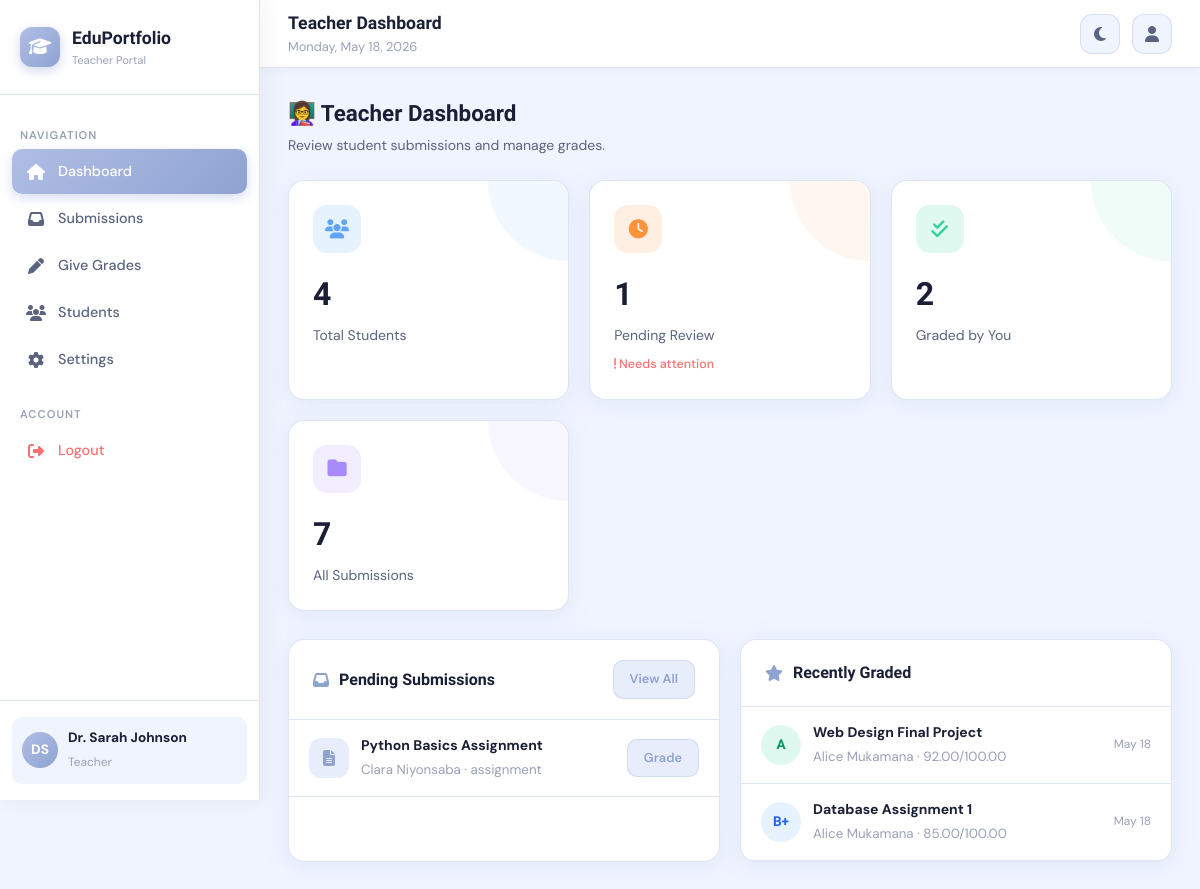
Page /pages/teacher/dashboard.php (signed in) on the committed database.
### tables this page shows
CREATE TABLE users (
    id INT AUTO_INCREMENT PRIMARY KEY,
    full_name VARCHAR(100) NOT NULL,
    email VARCHAR(100) UNIQUE NOT NULL,
    password VARCHAR(255) NOT NULL,
    role ENUM('student','teacher','admin') DEFAULT 'student',
    avatar VARCHAR(255) DEFAULT NULL,
    phone VARCHAR(20) DEFAULT NULL,
    bio TEXT DEFAULT NULL,
    department VARCHAR(100) DEFAULT NULL,
    grade_level VARCHAR(50) DEFAULT NULL,
    created_at TIMESTAMP DEFAULT CURRENT_TIMESTAMP,
    updated_at TIMESTAMP DEFAULT CURRENT_TIMESTAMP ON UPDATE CURRENT_TIMESTAMP
);

CREATE TABLE submissions (
    id INT AUTO_INCREMENT PRIMARY KEY,
    student_id INT NOT NULL,
    title VARCHAR(200) NOT NULL,
    description TEXT,
    type ENUM('assignment','project','certificate') DEFAULT 'assignment',
    subject VARCHAR(100),
    file_path VARCHAR(255),
    file_name VARCHAR(255),
    status ENUM('pending','reviewed','approved','rejected') DEFAULT 'pending',
    submitted_at TIMESTAMP DEFAULT CURRENT_TIMESTAMP,
    FOREIGN KEY (student_id) REFERENCES users(id) ON DELETE CASCADE
);

CREATE TABLE grades (
    id INT AUTO_INCREMENT PRIMARY KEY,
    submission_id INT NOT NULL,
    teacher_id INT NOT NULL,
    student_id INT NOT NULL,
    grade VARCHAR(10),
    score DECIMAL(5,2),
    max_score DECIMAL(5,2) DEFAULT 100,
    feedback TEXT,
    graded_at TIMESTAMP DEFAULT CURRENT_TIMESTAMP,
    FOREIGN KEY (submission_id) REFERENCES submissions(id) ON DELETE CASCADE,
    FOREIGN KEY (teacher_id) REFERENCES users(id),
    FOREIGN KEY (student_id) REFERENCES users(id)
);

### includes/config.php (called while the page is built, shortened)
<?php
function getDB() {
    static $pdo = null;
    if ($pdo === null) {
        try {
            $dsn = "mysql:host=" . DB_HOST . ";dbname=" . DB_NAME . ";charset=utf8mb4";
            $pdo = new PDO($dsn, DB_USER, DB_PASS, [
                PDO::ATTR_ERRMODE => PDO::ERRMODE_EXCEPTION,
                PDO::ATTR_DEFAULT_FETCH_MODE => PDO::FETCH_ASSOC,
            ]);
        } catch (PDOException $e) {
            die(json_encode(['error' => 'Database connection failed: ' . $e->getMessage()]));
        }
    }
    return $pdo;
}
function getCurrentUser() {
    $db = getDB();
    $stmt = $db->prepare("SELECT * FROM users WHERE id = ?");
    $stmt->execute([$_SESSION['user_id']]);
    return $stmt->fetch();
}
function clean($str) {
    return htmlspecialchars($str ?? '', ENT_QUOTES, 'UTF-8');
}
?>

### pages/teacher/dashboard.php (the view, shortened to what this page needs)
<?php
require_once '../../includes/config.php';
$db  = getDB();
$tid = $_SESSION['user_id'];
$totalStudents = $db->query("SELECT COUNT(*) FROM users WHERE role='student'")->fetchColumn();
$pendingSubs   = $db->query("SELECT COUNT(*) FROM submissions WHERE status='pending'")->fetchColumn();
$graded        = $db->prepare("SELECT COUNT(*) FROM grades WHERE teacher_id=?"); $graded->execute([$tid]); $totalGraded = $graded->fetchColumn();
$totalSubs     = $db->query("SELECT COUNT(*) FROM submissions")->fetchColumn();
$pending = $db->query("
    SELECT s.*, u.full_name as student_name, u.department
    FROM submissions s
    JOIN users u ON s.student_id = u.id
    WHERE s.status = 'pending'
    ORDER BY s.submitted_at DESC LIMIT 6")->fetchAll();
$recentGrades = $db->prepare("
    SELECT g.*, s.title, s.type, u.full_name as student_name
    FROM grades g
    JOIN submissions s ON g.submission_id = s.id
    JOIN users u ON g.student_id = u.id
    WHERE g.teacher_id = ?
    ORDER BY g.graded_at DESC LIMIT 5");
$recentGrades->execute([$tid]); $recentGrades = $recentGrades->fetchAll();
$pageTitle  = 'Teacher Dashboard';
$activePage = 'dashboard.php';
$baseUrl    = '../../';
require_once '../../includes/layout.php';
?>
<div class="page-header">
  <div>
    <h2>👩‍🏫 Teacher Dashboard</h2>
    <p>Review student submissions and manage grades.</p>
  </div>
</div>
<div class="stats-grid">
  <div class="stat-card blue">
    <div class="stat-icon"><i class="fas fa-users"></i></div>
    <h3><?= $totalStudents ?></h3><p>Total Students</p>
  </div>
  <div class="stat-card orange">
    <div class="stat-icon"><i class="fas fa-clock"></i></div>
    <h3><?= $pendingSubs ?></h3><p>Pending Review</p>
    <?php if ($pendingSubs > 0): ?><div class="trend down"><i class="fas fa-exclamation"></i> Needs attention</div><?php endif; ?>
  </div>
  <div class="stat-card green">
    <div class="stat-icon"><i class="fas fa-check-double"></i></div>
    <h3><?= $totalGraded ?></h3><p>Graded by You</p>
  </div>
  <div class="stat-card purple">
    <div class="stat-icon"><i class="fas fa-folder"></i></div>
    <h3><?= $totalSubs ?></h3><p>All Submissions</p>
  </div>
</div>
<div class="content-grid">
  <div class="card">
    <div class="card-header">
      <h3><i class="fas fa-inbox"></i> Pending Submissions</h3>
      <a href="submissions.php" class="btn btn-secondary btn-sm">View All</a>
    </div>
    <div class="card-body" style="padding:0;">
      <?php if (empty($pending)): ?>
        <div class="empty-state"><i class="fas fa-check-circle" style="color:var(--green);"></i><h3>All caught up!</h3><p>No pending submissions right now.</p></div>
      <?php else: ?>
      <?php foreach ($pending as $s): ?>
      <div style="display:flex;align-items:center;gap:12px;padding:14px 20px;border-bottom:1px solid var(--border);">
        <div style="width:40px;height:40px;border-radius:12px;background:var(--accent-light);display:flex;align-items:center;justify-content:center;color:var(--accent-dark);flex-shrink:0;">
          <i class="fas fa-file-alt"></i>
        </div>
        <div style="flex:1;overflow:hidden;">
          <strong style="font-size:0.875rem;display:block;white-space:nowrap;overflow:hidden;text-overflow:ellipsis;"><?= clean($s['title']) ?></strong>
          <small style="color:var(--text-muted)"><?= clean($s['student_name']) ?> · <?= clean($s['type']) ?></small>
        </div>
        <a href="grade.php?id=<?= $s['id'] ?>" class="btn btn-secondary btn-sm">Grade</a>
      </div>
      <?php endforeach; ?>
      <?php endif; ?>
    </div>
  </div>
  <div class="card">
    <div class="card-header"><h3><i class="fas fa-star"></i> Recently Graded</h3></div>
    <div class="card-body" style="padding:0;">
      <?php if (empty($recentGrades)): ?>
        <div class="empty-state"><i class="fas fa-star"></i><h3>No grades yet</h3><p>Start reviewing student submissions.</p></div>
      <?php else: ?>
      <?php foreach ($recentGrades as $g): ?>
      <div style="display:flex;align-items:center;gap:12px;padding:14px 20px;border-bottom:1px solid var(--border);">
        <div class="grade-circle grade-<?= substr($g['grade'],0,1) ?>" style="width:40px;height:40px;font-size:0.85rem;"><?= clean($g['grade']) ?></div>
        <div style="flex:1;">
          <strong style="font-size:0.875rem;display:block;"><?= clean($g['title']) ?></strong>
          <small style="color:var(--text-muted)"><?= clean($g['student_name']) ?> · <?= $g['score'] ?>/<?= $g['max_score'] ?></small>
        </div>
        <small style="color:var(--text-muted);font-size:0.75rem;"><?= date('M j', strtotime($g['graded_at'])) ?></small>
      </div>
      <?php endforeach; ?>
      <?php endif; ?>
    </div>
  </div>
</div>
<?php require_once '../../includes/layout_end.php'; ?>

### includes/layout.php (shortened to what this page needs)
<?php
$user = getCurrentUser();
$initials = strtoupper(substr($user['full_name'], 0, 1) . (strpos($user['full_name'], ' ') ? substr($user['full_name'], strpos($user['full_name'], ' ') + 1, 1) : ''));
$role = $user['role'];
$navItems = [];
if ($role === 'student') {
    $navItems = [
        ['icon' => 'fa-home', 'label' => 'Dashboard', 'href' => 'dashboard.php'],
        ['icon' => 'fa-user', 'label' => 'My Profile', 'href' => 'profile.php'],
        ['icon' => 'fa-cloud-upload-alt', 'label' => 'Upload Work', 'href' => 'upload.php'],
        ['icon' => 'fa-folder-open', 'label' => 'My Submissions', 'href' => 'submissions.php'],
        ['icon' => 'fa-star', 'label' => 'Grades', 'href' => 'grades.php'],
        ['icon' => 'fa-comments', 'label' => 'Feedback', 'href' => 'feedback.php'],
        ['icon' => 'fa-cog', 'label' => 'Settings', 'href' => 'settings.php'],
    ];
} elseif ($role === 'teacher') {
    $navItems = [
        ['icon' => 'fa-home', 'label' => 'Dashboard', 'href' => 'dashboard.php'],
        ['icon' => 'fa-inbox', 'label' => 'Submissions', 'href' => 'submissions.php'],
        ['icon' => 'fa-pen', 'label' => 'Give Grades', 'href' => 'grade.php'],
        ['icon' => 'fa-users', 'label' => 'Students', 'href' => 'students.php'],
        ['icon' => 'fa-cog', 'label' => 'Settings', 'href' => 'settings.php'],
    ];
}
?>
<!DOCTYPE html>
<html lang="en" data-theme="light">
<head>
  <link rel="stylesheet" href="<?= $baseUrl ?>assets/css/style.css">
  <link rel="stylesheet" href="<?= APP_URL ?>/assets/css/style.css">
  <link rel="stylesheet" href="https://cdnjs.cloudflare.com/ajax/libs/font-awesome/6.5.0/css/all.min.css">
</head>
<body>
<aside class="sidebar" id="sidebar">
  <div class="sidebar-logo">
    <div class="logo-icon"><i class="fas fa-graduation-cap"></i></div>
    <div>
      <h2>EduPortfolio</h2>
      <span><?= ucfirst($role) ?> Portal</span>
    </div>
  </div>
  <nav class="sidebar-nav">
    <div class="nav-section-label">Navigation</div>
    <?php foreach ($navItems as $item): ?>
      <a href="<?= $item['href'] ?>"
         class="nav-item <?= ($activePage ?? '') === $item['href'] ? 'active' : '' ?>">
        <i class="fas <?= $item['icon'] ?>"></i>
        <?= $item['label'] ?>
      </a>
    <?php endforeach; ?>
    <div class="nav-section-label" style="margin-top:16px;">Account</div>
    <a href="<?= $baseUrl ?>logout.php" class="nav-item" style="color:var(--red);">
      <i class="fas fa-sign-out-alt"></i> Logout
    </a>
  </nav>
  <div class="sidebar-footer">
    <div class="user-mini">
      <div class="avatar"><?= $initials ?></div>
      <div class="info">
        <strong><?= clean($user['full_name']) ?></strong>
        <span><?= clean($user['role']) ?></span>
      </div>
    </div>
  </div>
</aside>
<nav class="topnav">
  <div class="topnav-title">
    <h1><?= clean($pageTitle ?? 'Dashboard') ?></h1>
    <p><?= date('l, F j, Y') ?></p>
  </div>
  <div class="topnav-right">
    <button class="topnav-btn" id="themeToggle" title="Toggle theme">
    </button>
    <a href="<?= $baseUrl ?>pages/<?= $role ?>/profile.php" class="topnav-btn" title="Profile" style="text-decoration:none;">
      <i class="fas fa-user"></i>
    </a>
  </div>
</nav>
<main class="main-content">
  <div class="page-content">

### rows in the picture
users: role "Teacher", full_name "DS", full_name "Dr. Sarah Johnson"
submissions: title "Python Basics Assignment", student.full_name "Clara Niyonsaba", type "assignment"
grades: grade "A", submission.title "Web Design Final Project", student.full_name "Alice Mukamana", score "92.00", max_score "100.00", graded_at "May 18"
grades: grade "B+", submission.title "Database Assignment 1", student.full_name "Alice Mukamana", score "85.00", max_score "100.00", graded_at "May 18"

### other values in the picture
$item['label'] "Dashboard"
$item['label'] "Submissions"
$item['label'] "Give Grades"
$item['label'] "Students"
$item['label'] "Settings"
$pageTitle "Teacher Dashboard"
$totalStudents "4"
$pendingSubs "1"
$totalGraded "2"
$totalSubs "7"
